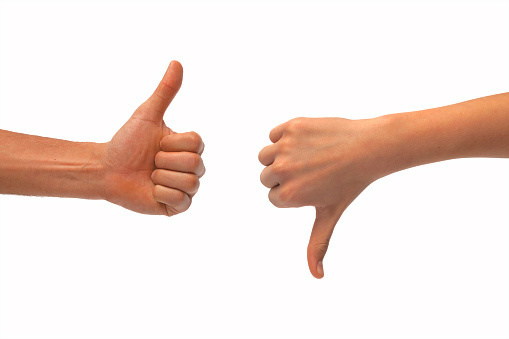
#> input picture handle_images/images/thumbs_up_down.jpg, 509 x 339 px
$ jupyter execute image_contours.ipynb   (shell and % lines are left out)   (older library calls are emulated)
#> lines starting #> are read from the running program, lines starting #| are printed output that depends on the picture; after the words box and inside, x2 and y2 are one past the last pixel; in counts of white or black regions, pixels touching at a corner belong together; long printed decimals are rounded
### handle_images/utils.py
#!/usr/bin/python
# -*- coding: utf-8 -*-

# 对 OpenCV 进行一些简单的二次封装
# 提供一些简单的图像处理函数

import numpy as np
import cv2

import matplotlib.pyplot as plt


def imread(path, mode='RGB'):
    """
        读取图像, 以多维向量返回

    Args:
        path: 图像路径
        mode: 'RGB': 以RGB模式读取

    """
#> called with path = 'images/thumbs_up_down.jpg', mode = 'RGB'
    image = cv2.imread(path)
#> image is the input picture: shape (339, 509, 3); mean B, G, R 221.7, 227.3, 242.6
    if mode == 'RGB':
        cvt = cv2.COLOR_BGR2RGB
    return cv2.cvtColor(image, cvt)


def rgb2gray(image):
    """
        将RGB图像转换为灰度图像
    """
    return cv2.cvtColor(image, cv2.COLOR_RGB2GRAY)
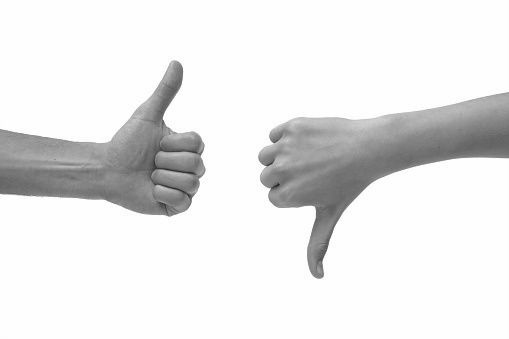
#> returned value: shape (339, 509); min 32, max 255, mean 231.4


# [31 lines left out: functions normal_image, ft_image, show_images_in_single_row, not called in this run]

### handle_images/image_contours.ipynb
# 图像描廓

图像轮廓指的是位于已知边界上的边缘所形成的连续曲线, 可用于图像分割.

图像描廓作用在二值图像(只有黑色和白色的图像)上效果最好. 甚至可以直接通过Canny过滤器实现. 因此我们一般先把彩色图像转换为二值图像, 再进行图像描廓.

[cell 1]
import utils

import cv2

import matplotlib.pyplot as plt

import numpy as np

我们以一张手势的图片作为例子:

[cell 2]
image = utils.imread('images/thumbs_up_down.jpg')

plt.imshow(image)

首先, 需要把这张图像转换为二值图像以方便我们进行轮廓检测.

[cell 3]
gray = utils.rgb2gray(image)

_, binary = cv2.threshold(gray, 225, 225, cv2.THRESH_BINARY_INV)
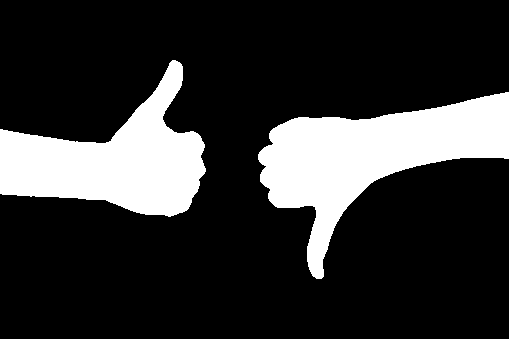
#> binary: shape (339, 509); values 0 (black) and 225 (white), 19.8% white; 2 white regions

plt.imshow(binary, cmap='gray')

 下面, 从二值图像出发, 查找并绘制轮廓.

[cell 4]
# 从二值图像中寻找轮廓
_, contours, hierarchy = cv2.findContours(binary, cv2.RETR_TREE, cv2.CHAIN_APPROX_SIMPLE)
#> contours = 2 contours; box (x1, y1, x2, y2) and area: (258, 92, 509, 279) 18140, (0, 60, 206, 217) 15366

# 在原图像中绘制轮廓
contours_image = np.copy(image)
contours_image = cv2.drawContours(contours_image, contours, -1, (255, 0, 0), 3)
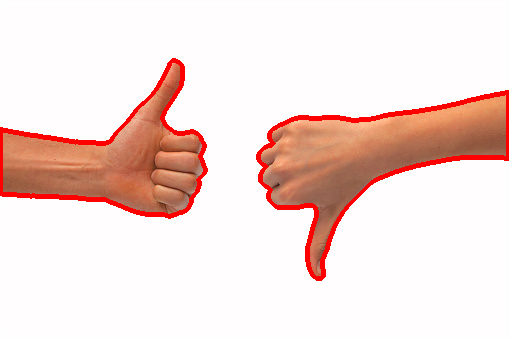
#> contours_image: shape (339, 509, 3); mean R, G, B 243.9, 220.5, 215.5

plt.imshow(contours_image)

## 轮廓特征

提取了轮廓, 我们就可以从中提取出很多轮廓特征了. 例如面积, 方向, 周长等(更多见[OpenCV文档中](http://opencv-python-tutroals.readthedocs.io/en/latest/py_tutorials/py_imgproc/py_contours/py_contour_properties/py_contour_properties.html)).

### 轮廓方向角度

下面的代码框提取出了每个轮廓的方向角度.

一个对象的方向是指该对象所指向的角度.要找到轮廓的角度,首先应找到与该轮廓拟合的椭圆,然后从该椭圆中提取`angle`.

每个轮廓计算的方向角度都应该能够告诉我们关于手掌大概位置的信息.拇指向上的手应该比拇指向下的手角度更高(接近90度).

[cell 5]
def orientations(contours):

    angles = []

    for cnt in contours:
        # 使用椭圆去拟合轮廓, 并提取角度
        (x, y), (MA, ma), angle = cv2.fitEllipse(cnt)
        angles.append(angle)
#> this loop made 2 passes
#> (x, y, MA, ma, angle) on passes 1 to 2: (355.8, 165.5, 142.2, 254.6, 61.36), (119.2, 147.6, 152.1, 191.4, 82.28)
#> after the loop, angles = [61.36, 82.28]

    return angles


angles = orientations(contours)
#> angles = [61.36, 82.28]
print('每个轮廓的角度:', str(angles))
#| 每个轮廓的角度: [61.358, 82.276]

### 边界矩形

边界矩形是另外一个重要的特征, 它描述了轮廓所在的区域. 通过拆件边界矩形, 我们可以从图像中提取出特定的对象.

[cell 6]
# 寻找轮廓的边界矩形
x,y,w,h = cv2.boundingRect(contours[0])
#> x = 258; y = 92; w = 251; h = 187

# 在原始图像中绘制矩形
box_image = cv2.rectangle(image, (x, y), (x + w, y + h), (255, 0, 0), 2)
plt.imshow(box_image)

### 使用边界矩形裁剪图像

有了边界矩形, 我们就可以提取出图像中的主要元素了.

[cell 7]
cropped_image = image[y:y + h, x:x + w]
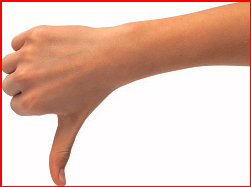
#> cropped_image: shape (187, 251, 3); mean R, G, B 230.5, 196.4, 184.2

plt.imshow(cropped_image)
